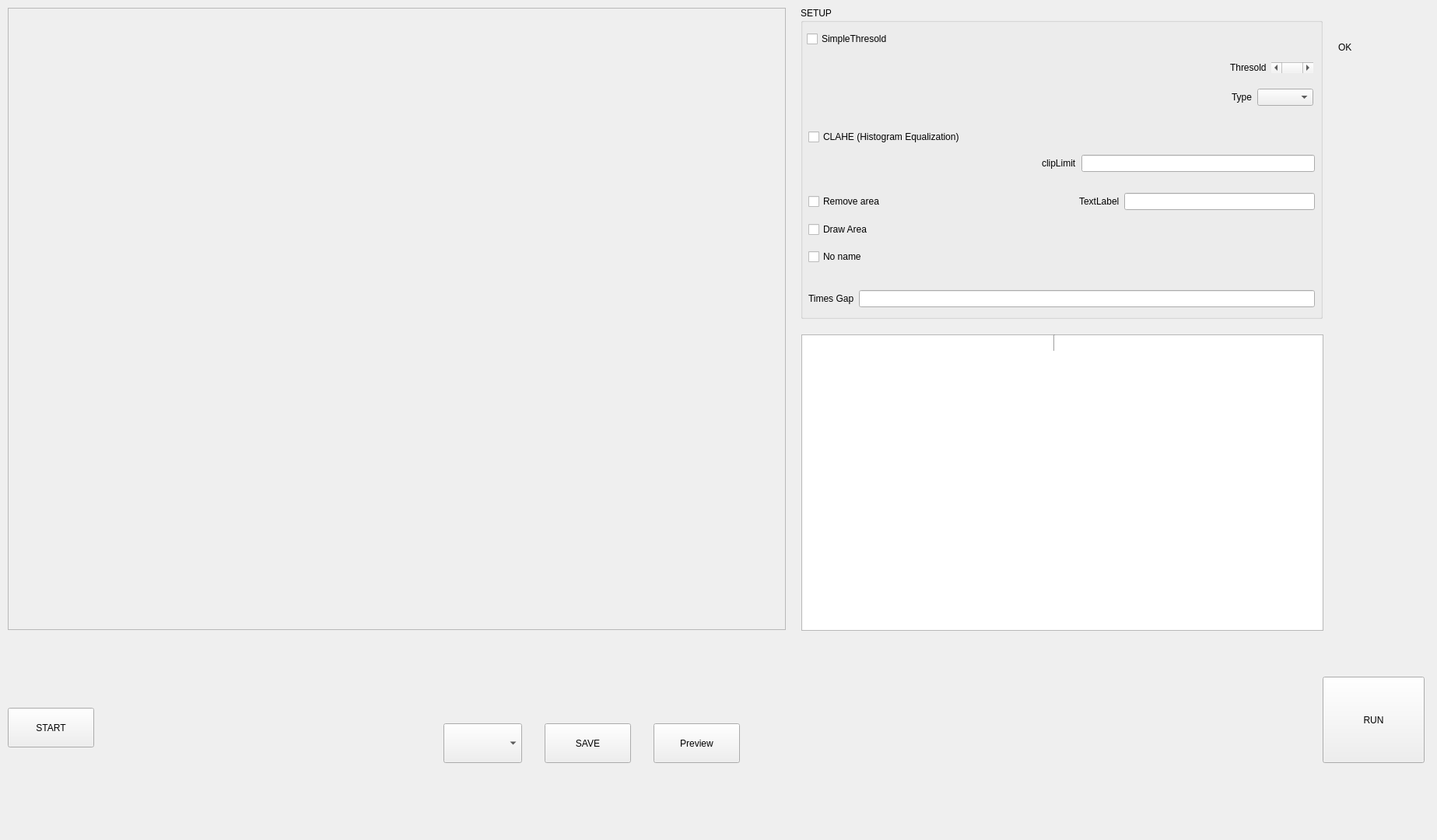
<?xml version="1.0" encoding="UTF-8"?>
<ui version="4.0">
 <class>MainWindow</class>
 <widget class="QMainWindow" name="MainWindow">
  <property name="geometry">
   <rect>
    <x>0</x>
    <y>0</y>
    <width>1847</width>
    <height>1080</height>
   </rect>
  </property>
  <property name="windowTitle">
   <string>MainWindow</string>
  </property>
  <widget class="QWidget" name="centralwidget">
   <widget class="QScrollArea" name="scrollArea_Image">
    <property name="geometry">
     <rect>
      <x>10</x>
      <y>10</y>
      <width>1000</width>
      <height>800</height>
     </rect>
    </property>
    <property name="widgetResizable">
     <bool>true</bool>
    </property>
    <widget class="QWidget" name="scrollAreaWidgetContents">
     <property name="geometry">
      <rect>
       <x>0</x>
       <y>0</y>
       <width>998</width>
       <height>798</height>
      </rect>
     </property>
    </widget>
   </widget>
   <widget class="QWidget" name="verticalLayoutWidget">
    <property name="geometry">
     <rect>
      <x>1029</x>
      <y>9</y>
      <width>671</width>
      <height>401</height>
     </rect>
    </property>
    <layout class="QVBoxLayout" name="verticalLayout">
     <item>
      <widget class="QGroupBox" name="groupBox">
       <property name="title">
        <string>SETUP</string>
       </property>
       <widget class="QWidget" name="verticalLayoutWidget_2">
        <property name="geometry">
         <rect>
          <x>8</x>
          <y>20</y>
          <width>651</width>
          <height>121</height>
         </rect>
        </property>
        <layout class="QVBoxLayout" name="verticalLayout_2">
         <item>
          <widget class="QCheckBox" name="checkBox_Thresold">
           <property name="text">
            <string>SimpleThresold</string>
           </property>
          </widget>
         </item>
         <item>
          <layout class="QHBoxLayout" name="horizontalLayout_2">
           <item>
            <spacer name="horizontalSpacer_4">
             <property name="orientation">
              <enum>Qt::Horizontal</enum>
             </property>
             <property name="sizeHint" stdset="0">
              <size>
               <width>40</width>
               <height>20</height>
              </size>
             </property>
            </spacer>
           </item>
           <item>
            <widget class="QLabel" name="label_Thresol">
             <property name="text">
              <string>Thresold</string>
             </property>
            </widget>
           </item>
           <item>
            <widget class="QScrollBar" name="ScrollBar_Thresol">
             <property name="orientation">
              <enum>Qt::Horizontal</enum>
             </property>
            </widget>
           </item>
          </layout>
         </item>
         <item>
          <layout class="QHBoxLayout" name="horizontalLayout_3">
           <item>
            <spacer name="horizontalSpacer_3">
             <property name="orientation">
              <enum>Qt::Horizontal</enum>
             </property>
             <property name="sizeHint" stdset="0">
              <size>
               <width>40</width>
               <height>20</height>
              </size>
             </property>
            </spacer>
           </item>
           <item>
            <widget class="QLabel" name="label_typeThresol">
             <property name="text">
              <string>Type</string>
             </property>
            </widget>
           </item>
           <item>
            <widget class="QComboBox" name="comboBox_typeThresol"/>
           </item>
          </layout>
         </item>
        </layout>
       </widget>
       <widget class="QWidget" name="verticalLayoutWidget_4">
        <property name="geometry">
         <rect>
          <x>10</x>
          <y>230</y>
          <width>651</width>
          <height>112</height>
         </rect>
        </property>
        <layout class="QVBoxLayout" name="verticalLayout_4">
         <item>
          <layout class="QHBoxLayout" name="horizontalLayout_7">
           <item>
            <widget class="QCheckBox" name="checkBox_removeAREA">
             <property name="text">
              <string>Remove area</string>
             </property>
            </widget>
           </item>
           <item>
            <spacer name="horizontalSpacer">
             <property name="orientation">
              <enum>Qt::Horizontal</enum>
             </property>
             <property name="sizeHint" stdset="0">
              <size>
               <width>40</width>
               <height>20</height>
              </size>
             </property>
            </spacer>
           </item>
           <item>
            <widget class="QLabel" name="label_removeAREA">
             <property name="text">
              <string>TextLabel</string>
             </property>
            </widget>
           </item>
           <item>
            <widget class="QLineEdit" name="lineEdit_removeAREA"/>
           </item>
          </layout>
         </item>
         <item>
          <widget class="QCheckBox" name="checkBox_DrawArea">
           <property name="text">
            <string>Draw Area</string>
           </property>
          </widget>
         </item>
         <item>
          <widget class="QCheckBox" name="checkBox_WriteArea">
           <property name="text">
            <string>No name</string>
           </property>
          </widget>
         </item>
        </layout>
       </widget>
       <widget class="QWidget" name="horizontalLayoutWidget_4">
        <property name="geometry">
         <rect>
          <x>10</x>
          <y>150</y>
          <width>651</width>
          <height>71</height>
         </rect>
        </property>
        <layout class="QHBoxLayout" name="horizontalLayout_4">
         <property name="spacing">
          <number>6</number>
         </property>
         <item>
          <layout class="QVBoxLayout" name="verticalLayout_3">
           <item>
            <widget class="QCheckBox" name="checkBox_CLAHE">
             <property name="text">
              <string>CLAHE (Histogram Equalization)</string>
             </property>
            </widget>
           </item>
           <item>
            <layout class="QHBoxLayout" name="horizontalLayout_5">
             <item>
              <spacer name="horizontalSpacer_2">
               <property name="orientation">
                <enum>Qt::Horizontal</enum>
               </property>
               <property name="sizeHint" stdset="0">
                <size>
                 <width>40</width>
                 <height>20</height>
                </size>
               </property>
              </spacer>
             </item>
             <item>
              <widget class="QLabel" name="label_3">
               <property name="text">
                <string>clipLimit</string>
               </property>
              </widget>
             </item>
             <item>
              <widget class="QLineEdit" name="lineEdit_clahe"/>
             </item>
            </layout>
           </item>
          </layout>
         </item>
        </layout>
       </widget>
       <widget class="QWidget" name="verticalLayoutWidget_3">
        <property name="geometry">
         <rect>
          <x>10</x>
          <y>350</y>
          <width>651</width>
          <height>51</height>
         </rect>
        </property>
        <layout class="QVBoxLayout" name="verticalLayout_8">
         <item>
          <layout class="QHBoxLayout" name="horizontalLayout_6">
           <item>
            <widget class="QLabel" name="label_2">
             <property name="text">
              <string>Times Gap</string>
             </property>
            </widget>
           </item>
           <item>
            <widget class="QLineEdit" name="lineEdit"/>
           </item>
          </layout>
         </item>
        </layout>
       </widget>
      </widget>
     </item>
    </layout>
   </widget>
   <widget class="QTableWidget" name="tableWidget">
    <property name="geometry">
     <rect>
      <x>1030</x>
      <y>430</y>
      <width>671</width>
      <height>381</height>
     </rect>
    </property>
   </widget>
   <widget class="QPushButton" name="btn_START">
    <property name="geometry">
     <rect>
      <x>10</x>
      <y>910</y>
      <width>111</width>
      <height>51</height>
     </rect>
    </property>
    <property name="text">
     <string>START</string>
    </property>
   </widget>
   <widget class="QPushButton" name="btn_OpenImage">
    <property name="geometry">
     <rect>
      <x>700</x>
      <y>930</y>
      <width>111</width>
      <height>51</height>
     </rect>
    </property>
    <property name="text">
     <string>SAVE</string>
    </property>
   </widget>
   <widget class="QPushButton" name="btn_Preview">
    <property name="geometry">
     <rect>
      <x>840</x>
      <y>930</y>
      <width>111</width>
      <height>51</height>
     </rect>
    </property>
    <property name="text">
     <string>Preview</string>
    </property>
   </widget>
   <widget class="QPushButton" name="btn_RUN">
    <property name="geometry">
     <rect>
      <x>1700</x>
      <y>870</y>
      <width>131</width>
      <height>111</height>
     </rect>
    </property>
    <property name="text">
     <string>RUN</string>
    </property>
   </widget>
   <widget class="QComboBox" name="comboBox_listImage">
    <property name="geometry">
     <rect>
      <x>570</x>
      <y>930</y>
      <width>101</width>
      <height>51</height>
     </rect>
    </property>
   </widget>
   <widget class="QLabel" name="label">
    <property name="geometry">
     <rect>
      <x>1720</x>
      <y>10</y>
      <width>121</width>
      <height>101</height>
     </rect>
    </property>
    <property name="text">
     <string>OK</string>
    </property>
   </widget>
   <widget class="Line" name="line">
    <property name="geometry">
     <rect>
      <x>1030</x>
      <y>430</y>
      <width>651</width>
      <height>21</height>
     </rect>
    </property>
    <property name="orientation">
     <enum>Qt::Vertical</enum>
    </property>
   </widget>
  </widget>
 </widget>
 <resources/>
 <connections/>
</ui>
